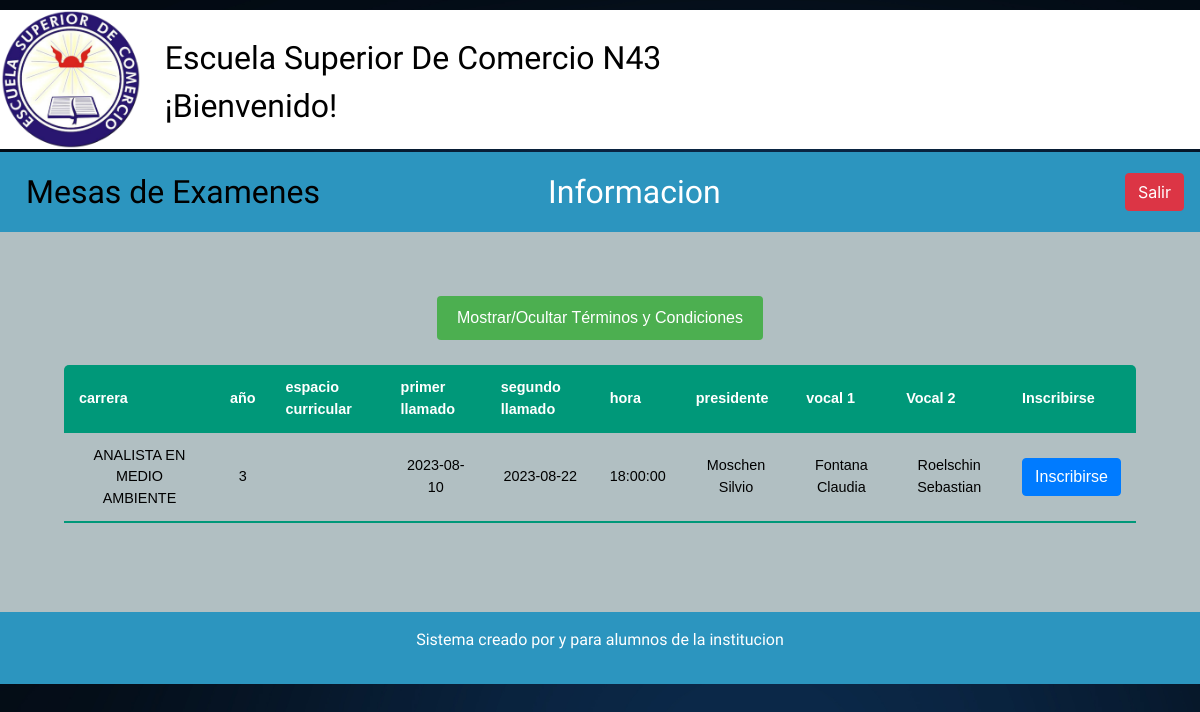
Page /carreras.php (signed in) on the committed database.
### tables this page shows
CREATE TABLE IF NOT EXISTS `examenes` (
  `id_examenes` int(11) NOT NULL AUTO_INCREMENT,
  `carrera` int(11) NOT NULL DEFAULT 0,
  `anio` int(11) NOT NULL DEFAULT 0,
  `espacio_curricular` int(11) NOT NULL DEFAULT 0,
  `llamado_1` date NOT NULL,
  `llamado_2` date NOT NULL,
  `hora` time NOT NULL,
  `presidente` varchar(50) NOT NULL DEFAULT '',
  `vocal_1` varchar(50) NOT NULL DEFAULT '',
  `vocal_2` varchar(50) NOT NULL DEFAULT '',
  PRIMARY KEY (`id_examenes`) USING BTREE
);

CREATE TABLE IF NOT EXISTS `carreras` (
  `id_carreras` int(11) NOT NULL AUTO_INCREMENT,
  `nombre` varchar(50) DEFAULT NULL,
  PRIMARY KEY (`id_carreras`) USING BTREE
);

### carreras.php (the view, shortened to what this page needs)
<?php
$var= $_SESSION['user'];
   $conex = mysqli_connect("localhost","root","","proyecto_db");
        $asd = $conex->query( "SELECT carrera, id, nombre, apellido, fk_rol from usuarios where username='$var'");
        while($rowens = $asd->fetch_array()){
        $idalumno = $rowens['id'];
        $carreraalumno = $rowens['carrera'];
             }
?>
<!DOCTYPE html>
<html lang="en">
  <head>
    <link rel="stylesheet" href="css/normalize.css">
    <link rel="stylesheet" href="css/style.css">
    <link rel="stylesheet" href="css/tabla.css">
    <link rel="stylesheet" href="https://cdn.jsdelivr.net/npm/bootstrap@4.0.0/dist/css/bootstrap.min.css">
    <link href="https://cdn.jsdelivr.net/npm/select2@4.1.0-rc.0/dist/css/select2.min.css" rel="stylesheet" />
</head>
<body>
<header class="header">
  <div>
    <div class="header__logo">
      <a href="#">
        <img src="img/Escuela.png" alt="logotipo">
          </a>
    </div>
    </div>
    <div class="esc">Escuela Superior De Comercio N43 <br>
        ¡Bienvenido!
      </div>
</header>
<nav class="navegacion">
  <a class="navegacion__enlace navegacion__enlace--activo" href="carreras.php">Mesas de Examenes</a>
  <a class="navegacion__enlace" href="informacion.php">Informacion</a>
  <a class="navegacion__salir"> </a> <button class="btn btn-danger" data-target=".bs-example-modal-sm" data-toggle="modal">Salir</button>
  </nav>
  <div class="carrera">
  <div class="mb-3">
    <table class="content-table">
    <thead>
    <tr>
      <th>carrera</th>
      <th>año</th>
      <th>espacio curricular</th>
      <th>primer llamado</th>
      <th>segundo llamado</th>
      <th>hora</th>
      <th>presidente</th>
      <th>vocal 1</th>
      <th>Vocal 2</th>
      <th>Inscribirse</th>
    </tr>
    </thead>
  <?php
  $sql="SELECT e.id_examenes as idExamen,carrera,
  anio,m.descrip_mat,
  llamado_1,llamado_2,hora,
  presidente,vocal_1,vocal_2,
  nombre from examenes e
  LEFT JOIN mat m ON m.id_mat = e.espacio_curricular
  left join carreras c on c.id_carreras = e.carrera
  where e.carrera = '$carreraalumno'";
  $result=mysqli_query($conex,$sql);
  while($mostrar=mysqli_fetch_array($result)){
  $id_examen = $mostrar['idExamen'];
  $inscripto = "SELECT COUNT(id_inscripcion_alumno) as num_insc FROM inscripcion_alumno WHERE id_alumno = $idalumno
  AND id_examen = $id_examen ";
  $btninsc=mysqli_query($conex,$inscripto);
  while($mostrarboton=mysqli_fetch_array($btninsc)){
  $num_insc = $mostrarboton['num_insc'];
  }
  ?>
<head>
</head>
<body>
    <button id="toggleButton" onclick="toggleTerms()">Mostrar/Ocultar Términos y Condiciones</button>
<tbody>
<tr>
    <td><?php echo $mostrar['nombre']?></td>
    <td><?php echo $mostrar['anio']?></td>
    <td><?php echo $mostrar['descrip_mat']?></td>
    <td><?php echo $mostrar['llamado_1']?></td>
    <td><?php echo $mostrar['llamado_2']?></td>
    <td><?php echo $mostrar['hora']?></td>
    <td><?php echo $mostrar['presidente']?></td>
    <td><?php echo $mostrar['vocal_1']?></td>
    <td><?php echo $mostrar['vocal_2']?></td>
    <td>
    <?php
    if ($num_insc < 1) {
    ?>
      <button type="button" class="btn btn-primary" data-toggle="modal" data-target="#ventana<?php
      echo $mostrar['idExamen'];
      ?>">
        Inscribirse
    <?php
      }
      else
      {
        echo "<font color=\"BLUE\">INSCRIPTO</font>";
      }
  ?>  </button></td>
</tr>
</tbody>
  <?php
  }
  ?>
</table>
  </div>
  </div>
  <?php
  include 'includes/footer.php';
    ?>
</body>
</html>

### css/style.css (style rules this page uses)
:root { --primario: #b1bfc2; --primarioOscuro: #2c95bf; --secundario: #b11111; --secundarioOscuro: rgb(233,287,2); --blanco: #FFF; --negro: #000; --fuentePrincipal: 'Staatliches', cursive; }
html { box-sizing: border-box; }
*, *::before, *::after { box-sizing: inherit; }
body { background-image: url(../img/index.jpg); background-repeat: no-repeat; background-size: cover; font-size: 1.6rem; line-height: 1.5; padding-bottom: 2rem; min-height: 100vh; }
a { text-decoration: none; }
img { width: 100%; }
.header { display: flex; margin: 0 auto; margin-top: 0.6rem; margin-bottom: 0.2rem; background-color: var(--blanco); border-style: none; border-radius: none; }
.header__logo { display: block; height: auto; width: auto; max-width: 160px; }
.navegacion { display: flex; justify-content: space-between; align-items: center; background-color: var(--primarioOscuro); padding: 1rem; text-align: center; margin: 0 auto; border-radius: none; }
@media (min-width: 768px) { .navegacion { flex-direction: row; } }
.navegacion__enlace { margin: 0 10px; }
.esc { display: block; justify-content: left; padding-left: 2%; padding-top: 2%; width: 100%; font-family: var(--fuentePrincipal); font-size: 1.5rem; color: #000000; }
@media (min-width: 540px) { .esc { font-size: 2rem; } }
.navegacion__enlace { font-family: var(--fuentePrincipal); color: var(--blanco); font-size: 2rem; margin-right: 2rem; text-decoration: none; }
@media (min-width: 768px) { .navegacion__enlace { width: fit-content; } }
.navegacion__enlace--activo, .navegacion__enlace:hover { color: var(--negro) }
.carrera { display: block; background-color: var(--primario); font-family: Arial, Helvetica, sans-serif; text-align: center; align-items: fit-content; padding: 4rem; margin: 0 auto; border-radius: none; }
.carrera { justify-content: center; }

### css/tabla.css (style rules this page uses)
.content-table { display: block; border-collapse: collapse; margin: 25px 0; font-size: 0.9em; min-width: 400px; border-radius: 5px 5px 0 0; overflow: hidden; }
@media (min-width: 480px) { .content-table { display: block; overflow-x: auto; } }
.content-table thead tr { background-color: #009879; color: #ffffff; text-align: left; font-weight: bold; }
.content-table th, .content-table td { padding: 12px 15px; }
.content-table tbody tr { border-bottom: 1px soild #dddddd; color: #000; }
.content-table tbody tr:last-of-type { border-bottom: 2px solid #009879; }

### carreras.php (style rules this page uses)
#toggleButton { background-color: #4CAF50; color: white; padding: 10px 20px; border: none; border-radius: 4px; cursor: pointer; }

### rows in the picture
examenes: carreras.nombre "ANALISTA EN MEDIO AMBIENTE", anio "3", llamado_1 "2023-08-10", llamado_2 "2023-08-22", hora "18:00:00", presidente "Moschen Silvio", vocal_1 "Fontana Claudia", vocal_2 "Roelschin Sebastian"
